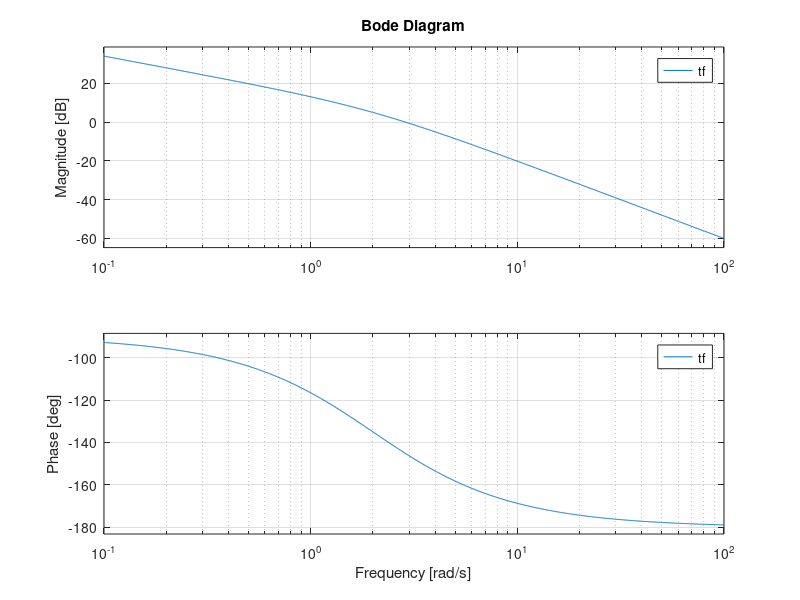

MATLAB code for this plot:
clc,clear

tf=tf([10],[1,2,0])
bode(tf)


%tf2=4.13*tf([1,2.75],[1,9.55])
%bode(tf2)

%tf3=41.3*tf([1,2.75],[1,11.55,19.1,0])
%bode(tf3)